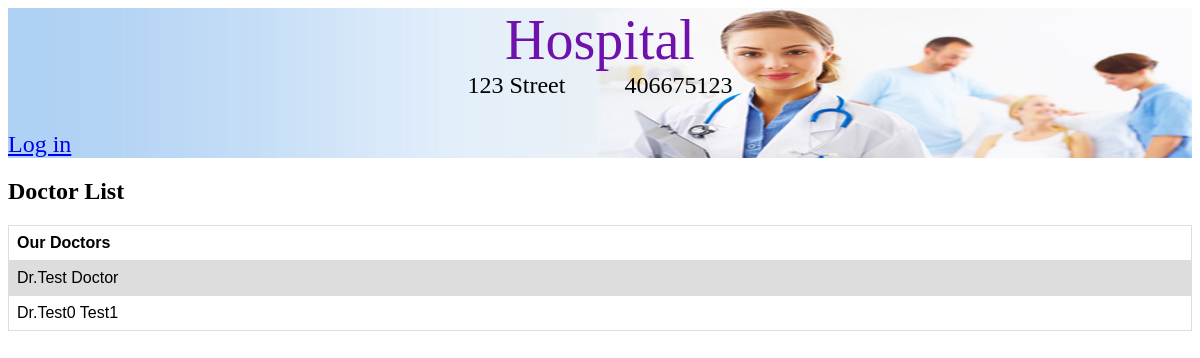
The page /doctors/ on the database as committed earlier.
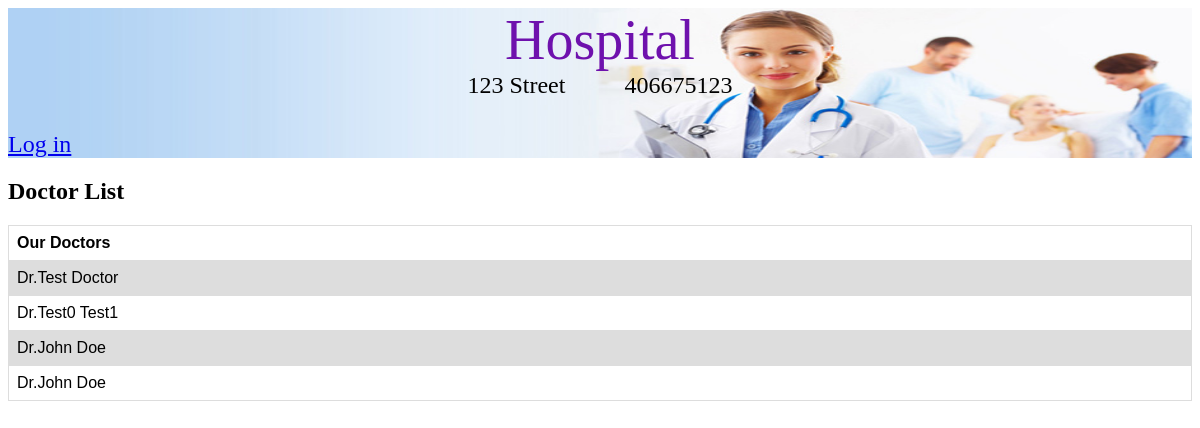
The same page on the database as committed later.
### Person/models.py (models this page shows)
class Employee(Persons):
    shift = models.CharField(max_length=200, default='', blank=True)
    jobDesc = models.CharField(max_length=200, default='', blank=True)
    salary = models.DecimalField(max_digits=7, decimal_places=0, default=Decimal('0.00'))
    class Meta:
        abstract=True

class Doctors(Employee):
    specialty = models.CharField(max_length=200, default='', blank=True)

### Person/views.py (the view)
# urls.py: url(r'^doctors/$',views.listDoctors, name='doctor_list'),
def listDoctors(request):
	hospital=get_object_or_404(Hospital, id=1)
	docList=hospital.doctors.all()
	print(docList)
	return render(request, 'listdoctors.html', {'docList':docList, 'hospital':hospital})

### Person/models.py (called while the page is built)
    def __str__(self):
        return self.firstName+ " "+ self.lastName

### Person/templates/listdoctors.html
{% extends "base.html" %}
{% block header %}
<div class="container_header">
    {% if hospital is not None %}
        <div class="container_hospital_info">
            <div class="hospital_title"><a class="hospital_title_text" href="{% url 'hospital:home' %}">{{ hospital.name }}</a></div>
            <div class="hospital_info">
                <div>{{ hospital.address }}</div>
                <div class="padding"></div>
                <div>{{ hospital.phone_number }}</div>
            </div>
        </div>
    {% else %}
        <a href="/" class="logo">My Hospital</a>
    {% endif %}
    <div class="container_user_info">
        {% if user.is_authenticated %}
            <div class="user_name_info">Hello, {{user.username}}</div>
            <div><a class="log_out" href="{% url 'accounts:logout' %}">Log out</a></div>
        {% else %}
            <a href="{% url 'accounts:login' %}">Log in</a>
        {% endif %}
    </div>
</div>
{% endblock %}
{% block content %}
    <div class="container_doctor">
    <h2 class="Doctor List">Doctor List</h2>
        <table>
            <tr>
                <th class="doctorname_table_header">Our Doctors</th>
            </tr>
        {%for dr in docList%}
            <tr class="table_row_doctor">
                <td>Dr.{{dr.firstName}} {{dr.lastName}}</td>
            </tr>
        {%endfor%}
        </table>
    </div>
{% endblock %}

Rows that differ between the two databases and show on the page:
added Doctors: firstName "John", lastName "Doe"
added Doctors: firstName "John", lastName "Doe"
